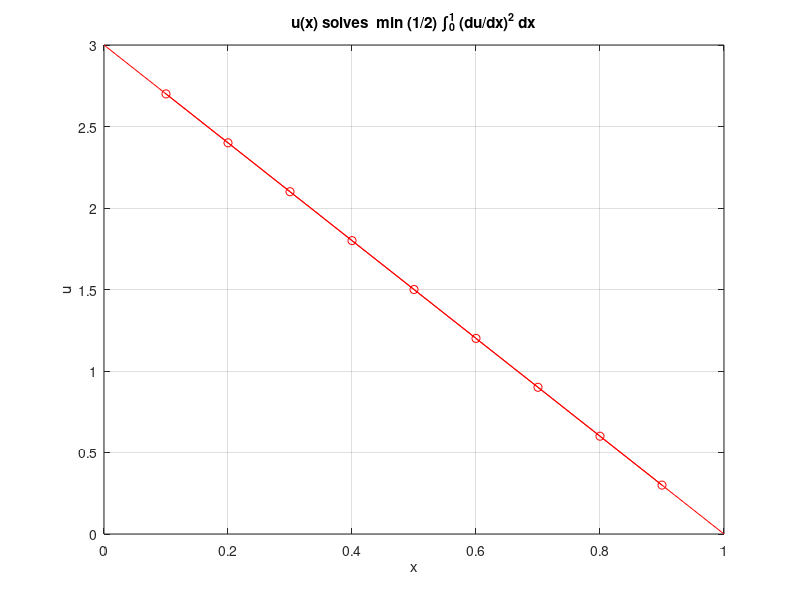

Write the MATLAB code that produced this figure.
% STRAIGHT  Solve continuum optimization problem
%   min             f(u) = int_0^1 (1/2) (u'(x))^2 dx
%   u(0)=a, u(1)=b
% by discretization.  Here u(x) is piecewise-linear, with values
% u_j = u(x_j), j=1,...,n, where x_j = j h and h = 1 / (n+1).
% Constructs a symmetric positive-definite matrix Q, and vector c
% and scalar d, so that the discrete problem is unconstrained
% optimization over u in R^n:
%   min  fhat(u) = (1/2) u' Q u - c' u + d
% Generates a plot.  (The answer is boring and exact.)
% This method is powerful and generalizable!

a = 3.0;  % boundary data; choose what you want
b = 0.0;
n = 9;    % choose the size you want; this gives clear plot

% set up a linear system from the discretization
h = 1.0 / (n+1);   % grid spacing
d = (a^2 + b^2) / (2 * h);
Q = zeros(n,n);  c = zeros(n,1);
for j = 1:n
    if j==1
        Q(j,1:2) = [2 -1];
        c(j) = a / h;
    elseif j==n
        Q(j,n-1:n) = [-1 2];
        c(j) = b / h;
    else
        Q(j,j-1:j+1) = [-1 2 -1];
    end
end
Q = Q / h;

% solve
ustar = Q \ c      % minimizer
fstar = 0.5 * ustar' * Q * ustar - c' * ustar + d

% plot
x = 0.0:h:1.0;     % length n+2
plot(x,[a ustar' b],'r-'), hold on
plot(x(2:end-1), ustar, 'ro-'), hold off
xlabel x, ylabel u, grid on
title('u(x) solves  min (1/2) \int_0^1 (du/dx)^2 dx')
